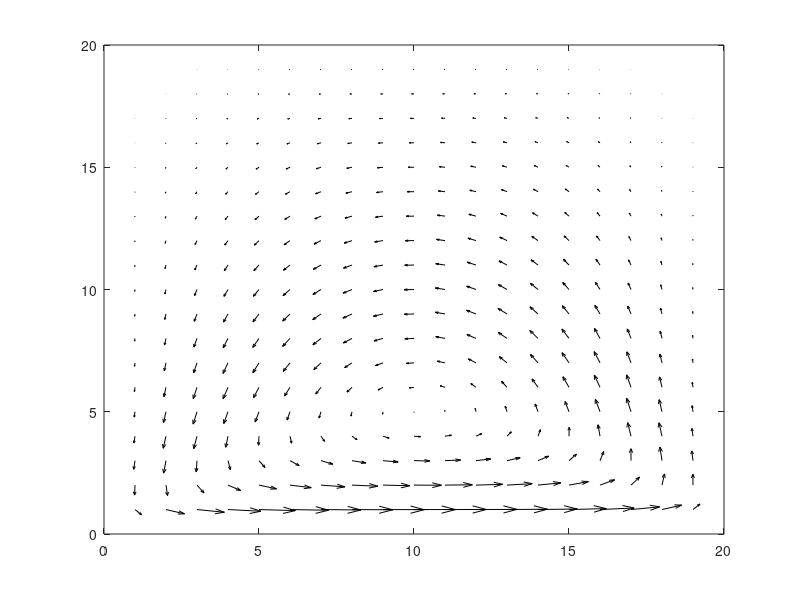

Write the MATLAB code that produced this figure.
function SS_VelocityPressureField_2D_Cavity_FVM_SIMPLE_MG
%Simulating the Velosity and Pressure field 2D equation  
...by the Finite Volume Method using SIMPLE algorithm (up-wind scheme)
...in a square plane in uniform grid in a "merge grid" n
%    
% Governning equation : 
% 
% 
% The point are discritized as follow grid. e.g a 3*4 grid. Numbers are
% index of point
% 
%        1--5--9
%        |  |  | 
%        2--6--10
%        |  |  |
%     ^  3--7--11
%     |  |  |  |
%  u_y|  4--8--12
%        ----> u_x
%
% Pe_x=F_x/D_x=(rho*u_x*dy)/(k*dy/dx)=rho*u_x*dx/k 
... Only if Pe_x<2 the result is stable and accurate in x direction
% Pe_y=F_y/D_y=(rho*u_y*dx)/(k*dx/dy)=rho*u_y*dy/k
... Only if Pe_y<2 the result is stable and accurate in y direction
%     
% Modifications:
% 25-April-2014, WeiX, first edition 

clear
%% -----------------------Setup Parameters---------------------------------
%  -----------------------Problem Parameters---------------------------
Lx=1;                   % length of x axis is 1m
Ly=1;                   % length of y axis is 1m
rho=1;                 % flow density
k=0.1;                    % ?????????????????????????????????????

u_T=1;  v_T=0;            % Vertical & horizontal velocity of Top    lid                 
u_B=0;  v_B=0;            % Vertical & horizontal velocity of Bottom lid
u_L=0;  v_L=0;            % Vertical & horizontal velocity of Left   lid   
u_R=0;  v_R=0;            % Vertical & horizontal velocity of Right  lid  

% -----------------------Solver Parameters---------------------------
Scale_grid_x=20;        % number of volumes on x direction
Scale_grid_y=20;        % number of volumes on y direction

%% --------------Initializing Mesh----------------------------------------
[Grid] = UniG_Maker(Scale_grid_x,Scale_grid_y,Lx,Ly);

%% --------------Guess uvp fields------------------------------------------
u_star=rand(Grid.Info.Num_y_u,Grid.Info.Num_x_u);
u_star(:,1)=u_L;
u_star(:,end)=u_R;

v_star=rand(Grid.Info.Num_y_v,Grid.Info.Num_x_v);
v_star(end,:)=v_B;
v_star(1,:)=v_T;

p_star=rand(Grid.Info.Num_y_p,Grid.Info.Num_x_p);

% [Grid] = UniG_Update(Grid,u_star,v_star,p_star);
[Grid] = UniG_UpdateSolo(Grid,u_star,'u');
[Grid] = UniG_UpdateSolo(Grid,v_star,'v');
[Grid] = UniG_UpdateSolo(Grid,p_star,'p');
%% --------------Test area-------------------------------------------------
u_star=ones(Grid.Info.Num_y_u,Grid.Info.Num_x_u);
u_star(:,1)=u_L;
u_star(:,end)=u_R;

v_star=ones(Grid.Info.Num_y_v,Grid.Info.Num_x_v);
v_star(end,:)=v_B;
v_star(1,:)=v_T;

p_star=ones(Grid.Info.Num_y_p,Grid.Info.Num_x_p);

[Grid] = UniG_UpdateSolo(Grid,u_star,'u');
[Grid] = UniG_UpdateSolo(Grid,v_star,'v');
[Grid] = UniG_UpdateSolo(Grid,p_star,'p');

%% -----------------------F V M Solver-------------------------------------
%%--test code
% [Grid1] = UniG_Maker(5,6,Lx,Ly);
% 
% u1=1:25;
% u1 = reshape(u1,[5,5])
% 
% v1=100:100:2400;
% v1 = reshape(v1,[6,4])
% 
% [Grid1] = UniG_Update(Grid1,u1,v1)

p_record=[];
u_record=[];
v_record=[];

for i=1:100

%% ---------------------Solving X-Momentum Equation------------------------
dx=Grid.Info.dx;
dy=Grid.Info.dy;
A=zeros(Grid.Info.Num_y_u*(Grid.Info.Num_x_u-2));
B=zeros(Grid.Info.Num_y_u*(Grid.Info.Num_x_u-2),1);
a_P_u=zeros(Grid.Info.Num_y_u,Grid.Info.Num_x_u);
a_P_Gu=zeros(Grid.Info.Num_y_full,Grid.Info.Num_x_full);

u_P_index=0;
for x= 2: Grid.Info.Num_x_u-1
    for y= 1: Grid.Info.Num_y_u    
        
        u_P_index=u_P_index+1;                   % point index
        u_W_index=u_P_index-Grid.Info.Num_y_u;   % identify west  neighbour (in a retangular grid)
        u_E_index=u_P_index+Grid.Info.Num_y_u;   % identify east  neighbour (in a retangular grid)
        u_S_index=u_P_index+1;                   % identify south neighbour (in a retangular grid)
        u_N_index=u_P_index-1;                   % identify north neighbour (in a retangular grid)
        
        [G_x,G_y] = uvp2GP_UniG(x,y,'u');        % identify global coordnate G_x,G_y
        
        p_star_w=Grid.globalp(G_y,G_x-1);
        p_star_e=Grid.globalp(G_y,G_x+1);
        
        u_star_w=Grid.globalu(G_y,G_x-1);
        u_star_e=Grid.globalu(G_y,G_x+1);
        v_star_s=Grid.globalv(G_y+1,G_x);
        v_star_n=Grid.globalv(G_y-1,G_x);

        F_w= u_star_w*rho*dy;
        F_e= u_star_e*rho*dy;
        F_s= v_star_s*rho*dx;  
        F_n= v_star_n*rho*dx;  
        
        D_w= k*dy/dx;
        D_e= k*dy/dx;
        D_s= k*dx/dy;  
        D_n= k*dx/dy;  
       
        Area_p=dy;
        
        a_W=D_w+max([0, F_w]);                          % set default coefficients which is used for a inner node.
        a_E=D_e+max([0,-F_e]);
        a_S=D_s+max([0, F_s]);
        a_N=D_n+max([0,-F_n]);
        
%         a_W=D_w+F_w/2;                          % set default coefficients which is used for a inner node.
%         a_E=D_e-F_w/2;
%         a_S=D_s+F_s/2;
%         a_N=D_n-F_n/2;
        
        S_PW=0;
        S_PE=0;
        S_PS=0;
        S_PN=0;
        
        % Identify the boundary points------------------------------------
        if x==2                     % point on the left (next to boundary)
%           a_W=0;                  % set coefficient a_W zero
%           S_PW=-2*D_w-F_w;        % sources form the west boundary 
            u_W_index=0;         % west neighbour is void 
        end          
        
        if x==Grid.Info.Num_x_u-1     % point on the right
%           a_E=0;
%           S_PE=-2*D_e+F_e; 
            u_E_index=0;      
        end         
        
        if y==1                     % point on the top
            a_N=0;
            S_PN=-2*D_n+F_n;
            u_N_index=0;      
        end         
        
        if y==Grid.Info.Num_y_u     % point on the bottom
            a_S=0;
            S_PS=-2*D_s-F_s;
            u_S_index=0;      
        end        
          
        % Assembly of the linear equation---------------------------------
        P_U=(p_star_w-p_star_e)*Area_p; 
        S_P=S_PW+S_PE+S_PS+S_PN;    
        S_U=-S_PW*u_L-S_PE*u_R-S_PS*u_B-S_PN*u_T;
        a_P=S_P-a_W-a_E-a_S-a_N+F_w-F_e+F_s-F_n;

        A(u_P_index,u_P_index)=a_P;        % putting coefficients in matrix A
        if u_W_index~=0   A(u_P_index,u_W_index)=a_W;end
        if u_E_index~=0   A(u_P_index,u_E_index)=a_E;end
        if u_S_index~=0   A(u_P_index,u_S_index)=a_S;end
        if u_N_index~=0   A(u_P_index,u_N_index)=a_N;end
           
        B(u_P_index,1)=-S_U-P_U;        % putting coefficients in matrix b
        
        a_P_u(y,x)=a_P;                 % save all the a_P information for later u-correction.
        a_P_Gu(G_y,G_x)=-a_P;
    end
end
u_temp=A\B;
% u_temp=inv(A)*B;
% u_temp=TDMAsolver(A,B);

u_Inner=reshape(u_temp,[Grid.Info.Num_y_u,Grid.Info.Num_x_u-2]);
u_new=[zeros(Grid.Info.Num_y_u,1),u_Inner,zeros(Grid.Info.Num_y_u,1)];

%% ---------------------Solving Y-Momentum Equation------------------------
dx=Grid.Info.dx;
dy=Grid.Info.dy;
A=zeros(Grid.Info.Num_x_v*(Grid.Info.Num_y_v-2));
B=zeros(Grid.Info.Num_x_v*(Grid.Info.Num_y_v-2),1);
a_P_v=zeros(Grid.Info.Num_y_v,Grid.Info.Num_x_v-2);
a_P_Gv=zeros(Grid.Info.Num_y_full,Grid.Info.Num_x_full);

v_P_index=0;
for x= 1: Grid.Info.Num_x_v
    for y= 2: Grid.Info.Num_y_v-1    
        
        v_P_index=v_P_index+1;                   % point index
        v_W_index=v_P_index-(Grid.Info.Num_y_v-2);   % identify west  neighbour (in a retangular grid)
        v_E_index=v_P_index+(Grid.Info.Num_y_v-2);   % identify east  neighbour (in a retangular grid)
        v_S_index=v_P_index+1;                   % identify south neighbour (in a retangular grid)
        v_N_index=v_P_index-1;                   % identify north neighbour (in a retangular grid)
        
        [G_x,G_y] = uvp2GP_UniG(x,y,'v');        % identify global coordnate G_x,G_y
        
        p_star_s=Grid.globalp(G_y+1,G_x);
        p_star_n=Grid.globalp(G_y-1,G_x);
        
        u_star_w=Grid.globalu(G_y,G_x-1);
        u_star_e=Grid.globalu(G_y,G_x+1);
        v_star_s=Grid.globalv(G_y+1,G_x);
        v_star_n=Grid.globalv(G_y-1,G_x);

        F_w= u_star_w*rho*dy;
        F_e= u_star_e*rho*dy;
        F_s= v_star_s*rho*dx;  
        F_n= v_star_n*rho*dx;  
        
        D_w= k*dy/dx;
        D_e= k*dy/dx;
        D_s= k*dx/dy;  
        D_n= k*dx/dy;  
       
        Area_p=dx;
        
        a_W=D_w+max([0, F_w]);                          % set default coefficients which is used for a inner node.
        a_E=D_e+max([0,-F_e]);
        a_S=D_s+max([0, F_s]);
        a_N=D_n+max([0,-F_n]);
        
%         a_W=D_w+F_w/2;                          % set default coefficients which is used for a inner node.
%         a_E=D_e-F_w/2;
%         a_S=D_s+F_s/2;
%         a_N=D_n-F_n/2;
        
        S_PW=0;
        S_PE=0;
        S_PS=0;
        S_PN=0;
        
        % Identify the boundary points------------------------------------
        if x==1                     % point on the left (next to boundary)
           a_W=0;                  % set coefficient a_W zero
           S_PW=-2*D_w-F_w;        % sources form the west boundary 
           v_W_index=0;         % west neighbour is void 
        end          
        
        if x==Grid.Info.Num_x_v     % point on the right
           a_E=0;
           S_PE=-2*D_e+F_e; 
           v_E_index=0;      
        end         
        
        if y==2                     % point on the top
%             a_N=0;
%             S_PN=-2*D_n-F_n;
            v_N_index=0;      
        end         
        
        if y==Grid.Info.Num_y_v-1     % point on the bottom
%             a_S=0;
%             S_PS=-2*D_s+F_s;
            v_S_index=0;      
        end        
          
        % Assembly of the linear equation---------------------------------
        P_U=(p_star_s-p_star_n)*Area_p; 
        S_P=S_PW+S_PE+S_PS+S_PN;    
        S_U=-S_PW*v_L-S_PE*v_R-S_PS*v_B-S_PN*v_T;
        a_P=S_P-a_W-a_E-a_S-a_N+F_w-F_e+F_s-F_n;

        A(v_P_index,v_P_index)=a_P;        % putting coefficients in matrix A
        if v_W_index~=0   A(v_P_index,v_W_index)=a_W;end
        if v_E_index~=0   A(v_P_index,v_E_index)=a_E;end
        if v_S_index~=0   A(v_P_index,v_S_index)=a_S;end
        if v_N_index~=0   A(v_P_index,v_N_index)=a_N;end
           
        B(v_P_index,1)=-S_U-P_U;        % putting coefficients in matrix b
        
        a_P_v(y,x)=a_P;
        a_P_Gv(G_y,G_x)=-a_P;
    end
end
v_temp=A\B;
% p_temp=inv(A)*B;
% v_temp=TDMAsolver(A,B);

v_Inner=reshape(v_temp,[Grid.Info.Num_y_v-2,Grid.Info.Num_x_v]);
v_new=[zeros(1,Grid.Info.Num_x_v);v_Inner;zeros(1,Grid.Info.Num_x_v)];

%% ----------------Update Velocity Field-----------------------------------
[Grid] = UniG_UpdateSolo(Grid,u_new,'u');
[Grid] = UniG_UpdateSolo(Grid,v_new,'v');

%% ----------------Solving Pressure-Correction Equation--------------------
dx=Grid.Info.dx;
dy=Grid.Info.dy;
A=zeros(Grid.Info.Num_y_p*Grid.Info.Num_x_p);
B=zeros(Grid.Info.Num_y_p*Grid.Info.Num_x_p,1);

p_P_index=0;
for x= 1: Grid.Info.Num_x_p
    for y= 1: Grid.Info.Num_y_p    
     
        p_P_index=p_P_index+1;                   % point index
        p_W_index=p_P_index-Grid.Info.Num_y_p;   % identify west  neighbour (in a retangular grid)
        p_E_index=p_P_index+Grid.Info.Num_y_p;   % identify east  neighbour (in a retangular grid)
        p_S_index=p_P_index+1;                   % identify south neighbour (in a retangular grid)
        p_N_index=p_P_index-1;                   % identify north neighbour (in a retangular gridp
        
        [G_x,G_y] = uvp2GP_UniG(x,y,'p');        % identify global coordnate G_x,G_y    
           
%         u_star_w=Grid.globalu(G_y,G_x-1);
%         u_star_e=Grid.globalu(G_y,G_x+1);
%         v_star_s=Grid.globalv(G_y+1,G_x);
%         v_star_n=Grid.globalv(G_y-1,G_x);
        
        d_w=dy/a_P_Gu(G_y,G_x-1);
        d_e=dy/a_P_Gu(G_y,G_x+1);
        d_s=dx/a_P_Gv(G_y+1,G_x);
        d_n=dx/a_P_Gv(G_y-1,G_x);
        
        a_W=rho*dy*d_w;                       
        a_E=rho*dy*d_e;
        a_S=rho*dx*d_s;
        a_N=rho*dx*d_n;
        
        u_star_w=Grid.globalu(G_y,G_x-1);
        u_star_e=Grid.globalu(G_y,G_x+1);
        v_star_s=Grid.globalv(G_y+1,G_x);
        v_star_n=Grid.globalv(G_y-1,G_x);
        
        b_W=rho*dy*u_star_w;
        b_E=rho*dy*u_star_e;
        b_S=rho*dx*v_star_s;
        b_N=rho*dx*v_star_n;
         
        if x==1
            a_W=0;
            b_W=0;
            p_W_index=0;
        end
        
        if x==Grid.Info.Num_x_p
            a_E=0;
            b_E=0;
            p_E_index=0;
        end
        
        if y==1
            a_N=0;
            b_N=0;
            p_N_index=0;
        end
        
        if y==Grid.Info.Num_y_p
            a_S=0;
            b_S=0;
            p_S_index=0;
        end
        
        a_P=-a_W-a_E-a_S-a_N;
        b=b_W-b_E+b_S-b_N;
        
        
        A(p_P_index,p_P_index)=a_P;        % putting coefficients in matrix A
        if p_W_index~=0   A(p_P_index,p_W_index)=a_W;end
        if p_E_index~=0   A(p_P_index,p_E_index)=a_E;end
        if p_S_index~=0   A(p_P_index,p_S_index)=a_S;end
        if p_N_index~=0   A(p_P_index,p_N_index)=a_N;end
        
        B(p_P_index,1)=-b;                 % putting coefficients in matrix b
        
    end
end

% p_temp=inv(A)*B;
% p_temp=A\B;
p_temp=TDMAsolver(A,B);

% det(A)
p_correct=reshape(p_temp,[Grid.Info.Num_y_p,Grid.Info.Num_x_p]);

%% ------------------Correct uvp fields------------------------------------
% ----------p field-------------------------------
p_star=Grid.p+p_correct*0.1;
[Grid] = UniG_UpdateSolo(Grid,p_star,'p');

% expand p_correct to p_global_correct
p_G_correct=zeros(Grid.Info.Num_y_full,Grid.Info.Num_x_full);
for x=2:2:Grid.Info.Num_x_full-1
    for y = 2:2:Grid.Info.Num_y_full-1
        p_G_correct(y,x)=p_correct(y/2,x/2);
    end
end

% ----------u field-------------------------------

u_star=zeros(Grid.Info.Num_y_u,Grid.Info.Num_x_u);
for x= 2: Grid.Info.Num_x_u-1
    for y= 1: Grid.Info.Num_y_u    
        
        [G_x,G_y] = uvp2GP_UniG(x,y,'u');        % identify global coordnate G_x,G_y
        
        p_correct_w=p_G_correct(G_y,G_x-1);
        p_correct_e=p_G_correct(G_y,G_x+1);
%       Area=dy;       

        d=dy/a_P_Gu(G_y,G_x);
        u_star(y,x)=Grid.u(y,x)+d*(p_correct_w-p_correct_e);
        
    end
end

u_star(:,1)=0;
u_star(:,end)=0;
[Grid] = UniG_UpdateSolo(Grid,u_star,'u');

% ----------v field-------------------------------
v_star=zeros(Grid.Info.Num_y_v,Grid.Info.Num_x_v);
for x= 1: Grid.Info.Num_x_v
    for y= 2: Grid.Info.Num_y_v-1    
      
        [G_x,G_y] = uvp2GP_UniG(x,y,'v');        % identify global coordnate G_x,G_y
        
        p_correct_s=p_G_correct(G_y+1,G_x);
        p_correct_n=p_G_correct(G_y-1,G_x);
%       Area=dx;       
        d=dx/a_P_Gv(G_y,G_x);
%         d=dx/a_P_v(y,x);
        v_star(y,x)=Grid.v(y,x)+d*(p_correct_s-p_correct_n);
        
    end
end

v_star(1,:)=0;
v_star(end,:)=0;
[Grid] = UniG_UpdateSolo(Grid,v_star,'v');

%% --------Convergence Check----------------------------------------------
p_abs=sum(abs(Grid.p(:)));
p_record=[p_record;p_abs];

u_abs=sum(abs(u_star(:)));
u_record=[u_record;u_abs];

v_abs=sum(abs(v_star(:)));
v_record=[v_record;v_abs];

end

%% -----------------------------visualization------------------------------

% quiver(1:Grid.Info.Num_x_full,1:Grid.Info.Num_y_full,Grid.globalu,Grid.globalv,0.6,'k-');
uplot(1:Grid.Info.Num_y_p,1:Grid.Info.Num_x_p)=0.5*(u_star(1:Grid.Info.Num_y_u,1:Grid.Info.Num_x_u-1)+u_star(1:Grid.Info.Num_y_u,2:Grid.Info.Num_x_u));
vplot(1:Grid.Info.Num_y_p,1:Grid.Info.Num_x_p)=0.5*(v_star(1:Grid.Info.Num_y_v-1,1:Grid.Info.Num_x_v)+v_star(2:Grid.Info.Num_y_v,1:Grid.Info.Num_x_v));
for x= 1:Grid.Info.Num_x_p
    for y=1:Grid.Info.Num_y_p
        corx(y,x)=x;
        cory(y,x)=y;
    end
end
% quiver(corx,cory,uplot,vplot,0.6,'k-');
quiver(1:Grid.Info.Num_x_p,1:Grid.Info.Num_y_p,uplot,-vplot,1,'k-');


end

%% --------Functions-------------------------------------------------------

function [Grid] = UniG_Maker(grid_Num_x,grid_Num_y,Lx,Ly)
dx=Lx/(grid_Num_x-1);
dy=Ly/(grid_Num_y-1);

Num_x_p=grid_Num_x-1;     %number of the matrix of pressure of x
Num_y_p=grid_Num_y-1;     %number of the matrix of pressure of y

Num_x_u=grid_Num_x;
Num_y_u=grid_Num_y-1;

Num_x_v=grid_Num_x-1;
Num_y_v=grid_Num_y;

Grid.ponit=zeros(2*grid_Num_y-1,2*grid_Num_x-1);
Grid.globalu=zeros(2*grid_Num_y-1,2*grid_Num_x-1);
Grid.globalv=zeros(2*grid_Num_y-1,2*grid_Num_x-1);
Grid.globalp=zeros(2*grid_Num_y-1,2*grid_Num_x-1);
Grid.u=zeros(Num_y_u,Num_x_u);
Grid.v=zeros(Num_y_v,Num_x_v);
Grid.p=zeros(Num_y_p,Num_x_p);

Grid.Info.Num_x_full=2*grid_Num_x-1;
Grid.Info.Num_y_full=2*grid_Num_y-1;
Grid.Info.dx=dx;
Grid.Info.dy=dy;
Grid.Info.Num_x_p=Num_x_p;
Grid.Info.Num_y_p=Num_y_p;
Grid.Info.Num_x_u=Num_x_u;
Grid.Info.Num_y_u=Num_y_u;
Grid.Info.Num_x_v=Num_x_v;
Grid.Info.Num_y_v=Num_y_v;
end






function [Grid] = UniG_UpdateSolo(Grid,x,type)

switch type
    case 'u'
        u=x;
        [rowu,colu]=size(u);
        [rowGu,colGu]=size(Grid.u);
        
        if rowu==rowGu & colu==colGu
            Grid.u=u;
            %-------interpret glovalu field using linear combination of u--------------
            for x=1:2:Grid.Info.Num_x_full
                for y = 2:2:Grid.Info.Num_y_full-1
                    Grid.globalu(y,x)=u(y/2,(x+1)/2);
                end
            end
            for x=1:2:Grid.Info.Num_x_full
                for y = 3:2:Grid.Info.Num_y_full-2
                    Grid.globalu(y,x)=(Grid.globalu(y-1,x)+Grid.globalu(y+1,x))/2;
                end
            end
            for x=2:2:Grid.Info.Num_x_full-1
                for y = 2:2:Grid.Info.Num_y_full-1
                    Grid.globalu(y,x)=(Grid.globalu(y,x-1)+Grid.globalu(y,x+1))/2;
                end
            end
        else
            error('size of u doed not match')
        end
    case 'v'
        v=x;
        [rowv,colv]=size(v);
        [rowGv,colGv]=size(Grid.v);   
        
        if rowv==rowGv & colv==colGv
            
            Grid.v=v;
            %-------interpret glovalv field using linear combination of v--------------
            for x=2:2:Grid.Info.Num_x_full-1
                for y = 1:2:Grid.Info.Num_y_full
                    Grid.globalv(y,x)=v((y+1)/2,x/2);
                end
            end
            for x=2:2:Grid.Info.Num_x_full-1
                for y = 2:2:Grid.Info.Num_y_full-1
                    Grid.globalv(y,x)=(Grid.globalv(y-1,x)+Grid.globalv(y+1,x))/2;
                end
            end
            for x=3:2:Grid.Info.Num_x_full-2
                for y = 1:2:Grid.Info.Num_y_full
                    Grid.globalv(y,x)=(Grid.globalv(y,x-1)+Grid.globalv(y,x+1))/2;
                end
            end
            
        else
            error('size of v doed not match')
        end

    case 'p'
        p=x;
        [rowp,colp]=size(p);
        [rowGp,colGp]=size(Grid.p);   
        
        if rowp==rowGp & colp==colGp
            
            Grid.p=p;       
            %-------update pressure field (p) in a global grid -----------------------
            for x=2:2:Grid.Info.Num_x_full-1
                for y = 2:2:Grid.Info.Num_y_full-1
                    Grid.globalp(y,x)=p(y/2,x/2);
                end
            end
            
        else
            error('size of p doed not match')
        end
        
    otherwise
        error('No such type in UniGrid');
end

end


%------------------------------------------------------------------------


function [Grid] = UniG_Update(Grid,u,v,p)
Grid.u=u;
Grid.v=v;
Grid.p=p;
%-------interpret glovalu field using linear combination of u--------------
for x=1:2:Grid.Info.Num_x_full
    for y = 2:2:Grid.Info.Num_y_full-1
        Grid.globalu(y,x)=u(y/2,(x+1)/2);
    end
end
for x=1:2:Grid.Info.Num_x_full
    for y = 3:2:Grid.Info.Num_y_full-2
        Grid.globalu(y,x)=(Grid.globalu(y-1,x)+Grid.globalu(y+1,x))/2;
    end
end
for x=2:2:Grid.Info.Num_x_full-1
    for y = 2:2:Grid.Info.Num_y_full-1
        Grid.globalu(y,x)=(Grid.globalu(y,x-1)+Grid.globalu(y,x+1))/2;
    end
end

%-------interpret glovalv field using linear combination of v--------------
for x=2:2:Grid.Info.Num_x_full-1
    for y = 1:2:Grid.Info.Num_y_full
        Grid.globalv(y,x)=v((y+1)/2,x/2);
    end
end
for x=2:2:Grid.Info.Num_x_full-1
    for y = 2:2:Grid.Info.Num_y_full-1
        Grid.globalv(y,x)=(Grid.globalv(y-1,x)+Grid.globalv(y+1,x))/2;
    end
end
for x=3:2:Grid.Info.Num_x_full-2
    for y = 1:2:Grid.Info.Num_y_full
        Grid.globalv(y,x)=(Grid.globalv(y,x-1)+Grid.globalv(y,x+1))/2;
    end
end

%-------update pressure field (p) in a global grid -----------------------
for x=2:2:Grid.Info.Num_x_full-1
    for y = 2:2:Grid.Info.Num_y_full-1
        Grid.globalp(y,x)=p(y/2,x/2);
    end
end

end



function [x,y,Fullindex,SoluIndex,type] = GP2uvp_UniG(G_x,G_y,grid_Num_x,grid_Num_y)
%Transfer a global point location to a sepcific property(u, v, or p)
... in a uniform grid.
%SoluIndex are index of unknown, sulution requied point.
%GgINdex   are the global grid index

Num_x_p=grid_Num_x-1;     %number of the matrix of pressure of x
Num_y_p=grid_Num_y-1;     %number of the matrix of pressure of y

Num_x_u=grid_Num_x;
Num_y_u=grid_Num_y-1;

Num_x_v=grid_Num_x-1;
Num_y_v=grid_Num_y;


if (mod(G_x,2) == 0) &&  (mod(G_y,2) == 0)
    type='p';
    x=G_x/2;
    y=G_y/2;
    Fullindex=(x-1)*Num_y_p+y;
    SoluIndex=(x-1)*Num_y_p+y;
end

if (mod(G_x,2) == 0) &&  (mod(G_y,2) ~= 0)
    type='v';
    x=G_x/2;
    y=(G_y+1)/2;
    Fullindex=(x-1)*Num_y_v+y;
    SoluIndex=(x-1)*(Num_y_v-2)+y-1;
end

if (mod(G_x,2) ~= 0) &&  (mod(G_y,2) == 0)
    type='u';
    x=(G_x+1)/2;
    y=G_y/2;
    Fullindex=(x-1)*Num_y_u+y;
    SoluIndex=(x-2)*Num_y_u+y;
end

if (mod(G_x,2) ~= 0) &&  (mod(G_y,2) ~= 0)
    type='None';
    x=(G_x+1)/2;
    y=(G_y+1)/2;
    Fullindex=(x-1)*Num_y_u+y;
    SoluIndex=(x-1)*Num_y_u+y;
end
end



function [G_x,G_y] = uvp2GP_UniG(x,y,type)
%Transfer a sepcific property(u, v, or p) to a global point location
... in a uniform grid.
    
if type=='p';
    G_x=2*x;
    G_y=2*y;
end

if  type=='v';
    G_x=2*x;
    G_y=2*y-1;
end

if  type=='u';
    G_x=2*x-1;
    G_y=2*y;

end

if  type=='None';
    G_x=2*x-1;
    G_y=2*y-1;
end

end


function X=TDMAsolver(A,b)

m=length(b);                 % m is the number of rows
X=zeros(m,1);
A(1,2)= A(1,2)  ./ A(1,1);    % Division by zero risk.
b(1)=  b(1)    ./ A(1,1);    % Division by zero would imply a singular matrix

for i=2:m-1
    temp=  A(i,i) - A(i,i-1) .* A(i-1,i);
    A(i,i+1)=  A(i,i+1)  ./ temp;
    b(i)= ( b(i) - A(i,i-1) .* b(i-1) )  ./ temp;
end 

i=m;
X(m)=(b(i) - A(i,i-1) .* b(i-1))  ./ (A(i,i) - A(i,i-1) .* A(i-1,i));

for i=m-1:-1:1
X(i)=  -A(i,i+1) .* X(i+1) + b(i);
end
end


